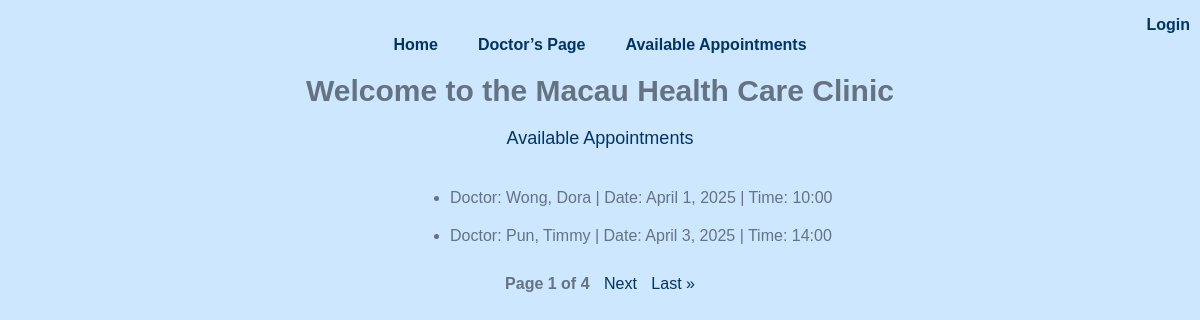
The page / on the database its author committed.
### clinic/models.py (models this page shows, shortened)
class Appointment(models.Model):
    appointID = models.AutoField(primary_key=True)
    doctor = models.ForeignKey(Doctor, on_delete=models.CASCADE)
    patient = models.ForeignKey(Patient, on_delete=models.CASCADE, null=True, blank=True)
    date = models.DateField()
    time = models.CharField(max_length=5)
    STATUS = (
        ('a', 'Available'),
        ('t', 'Taken'),
        ('d', 'Done'),
    )
    status = models.CharField(max_length=1, choices=STATUS, blank=True, default='a')

class Doctor(models.Model):
    user = models.OneToOneField(User, on_delete=models.CASCADE)
    slug = models.SlugField(unique=True, blank=True)
    def is_doctor(self):
        return hasattr(self, 'doctor')
    User.add_to_class('is_doctor', is_doctor)

### clinic/views.py (the view)
# urls.py: path('', AvailableAppointmentsView2.as_view(), name='home'),
class AvailableAppointmentsView2(ListView):
    model = Appointment
    template_name = "clinic/home.html"
    context_object_name = 'object_list'
    paginate_by = 2
    def get_queryset(self):
        return Appointment.objects.filter(status="a")

### clinic/templates/clinic/home.html (shortened to what this page needs)
{% extends "base.html" %}
{% block content %}
    <h1>Welcome to the Macau Health Care Clinic</h1>
    <h2>Available Appointments</h2>
    <ul class="appointment">
        {% for appointment in object_list %}
            <li>
                Doctor: {{ appointment.doctor.user.last_name }}, {{ appointment.doctor.user.first_name }} |
                Date: {{ appointment.date }} | Time: {{ appointment.time }}
            </li>
        {% empty %}
            <p>No available appointments at the moment.</p>
        {% endfor %}
    </ul>
    <div class="pagination">
    <span class="step-links">
        <span class="current">
            Page {{ page_obj.number }} of {{ page_obj.paginator.num_pages }}
        </span>
        {% if page_obj.has_next %}
            <a href="?page={{ page_obj.next_page_number }}">Next</a>
            <a href="?page={{ page_obj.paginator.num_pages }}">Last &raquo;</a>
        {% endif %}
    </span>
</div>
{% endblock %}

### clinic/templates/clinic/base.html (style rules this page uses)
body { font-family: Arial, sans-serif; position: relative; }

### clinic/templates/clinic/home.html (style rules this page uses)
body { background-color: #cce7ff; margin: 0; padding: 20px; font-family: Arial, sans-serif; }
h1 { color: #657380; font-size: 30px; text-align: center; margin-top: 20px; font-family: "Poppins", sans-serif; }
h2 { color: #003366; font-size: 18px; font-weight: normal; text-align: center; margin-top: 20px; font-family: "Poppins", sans-serif; }
.appointment { display: flex; flex-direction: column; padding: 0; margin-top: 30px; margin-left: 410px; }
.appointment li { margin: 10px 0; color: #657380; text-align: left; margin-left: 20px; }
.pagination { margin-top: 20px; text-align: center; }
.pagination a { margin: 0 5px; text-decoration: none; color: #003366; }
.pagination .current { margin: 0 5px; color: #657380; font-weight: bold; }

### rows shown on the page
Appointment: doctor.user.last_name "Wong", doctor.user.first_name "Dora", date "April 1, 2025", time "10:00"
Appointment: doctor.user.last_name "Pun", doctor.user.first_name "Timmy", date "April 3, 2025", time "14:00"

### other values the page prints
{{ page_obj.number }} "1"
{{ page_obj.paginator.num_pages }} "4"
